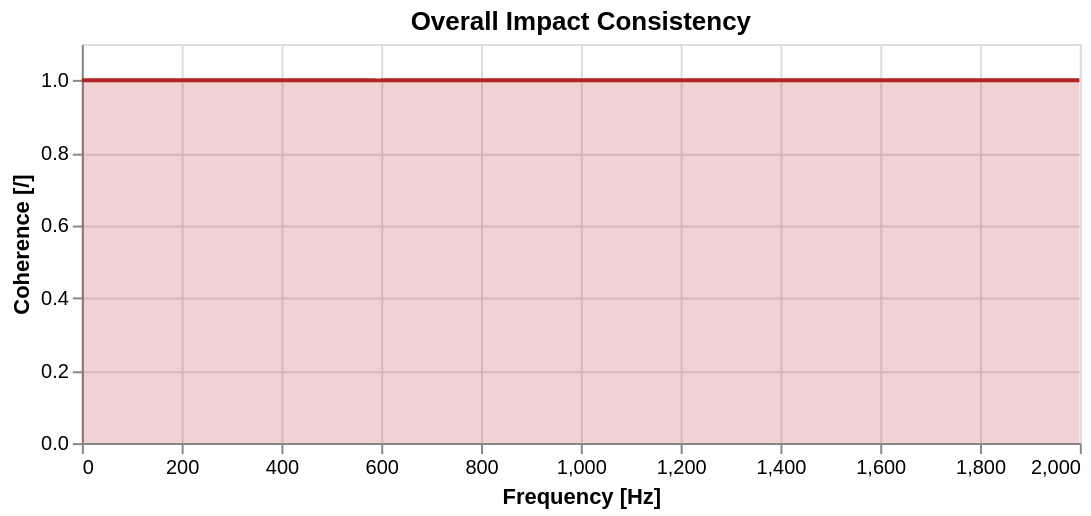

Notebook cell for this chart:
### Code cell
pyfbs.display.plot_coh(vpt.freq, vpt.overall_impact, color='firebrick', title='Overall Impact Consistency')

### Figure 1 — Vega-Lite specification as saved in the notebook (floating-point values rounded to 4 significant figures; data arrays with more than 128 entries replaced by an {"elided": "..."} marker saying what was removed)
{"config": {"view": {"continuousWidth": 300, "continuousHeight": 300}}, "data": {"name": "data-5eb798af9ec4cb043eb53403849fac6b"}, "mark": {"type": "area", "color": "out", "line": {"color": "out"}, "opacity": 0.2}, "encoding": {"color": {"value": "firebrick"}, "x": {"axis": {"title": "Frequency [Hz]"}, "field": "f", "type": "quantitative"}, "y": {"axis": {"title": "Coherence [/]"}, "field": "coh", "type": "quantitative"}}, "height": 200, "params": [{"name": "param_f268f798f41c853e", "select": {"type": "interval"}, "bind": "scales"}], "title": "Overall Impact Consistency", "width": 500, "$schema": "https://vega.github.io/schema/vega-lite/v6.1.0.json", "datasets": {"data-5eb798af9ec4cb043eb53403849fac6b": {"elided": "2000 records"}}}
